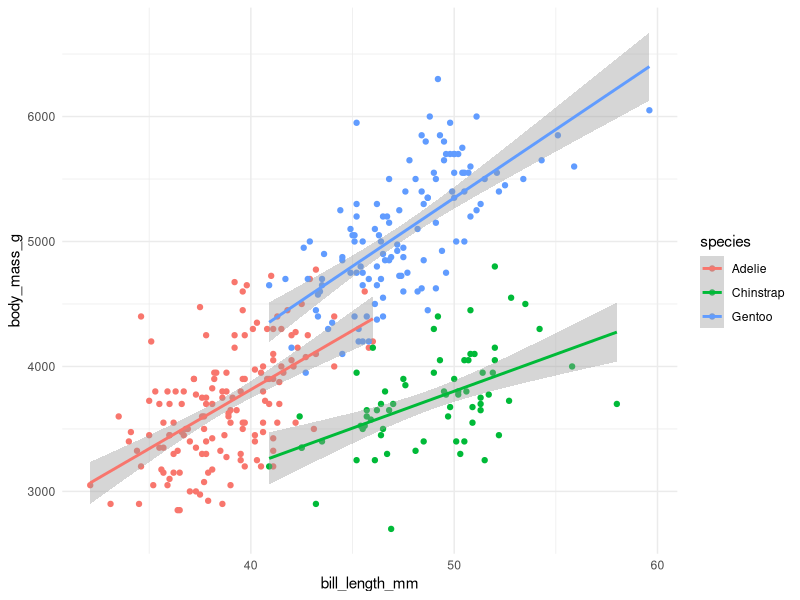

Reproduce this figure in R.
## ---- chunk 1
library(palmerpenguins)
library(dplyr)
library(ggplot2)

df <- palmerpenguins::penguins
## ---- chunk 2
df %>%
  group_by(species, sex) %>%
  summarise(
    across(
      where(is.numeric), 
      \(x) mean(x, na.rm = TRUE)
      )
    ) %>%
  knitr::kable()
## ---- chunk 3
df %>%
  ggplot(aes(x = bill_length_mm, y = body_mass_g, color = species)) +
  geom_point() + 
  geom_smooth(method = "lm") +
  theme_minimal()
